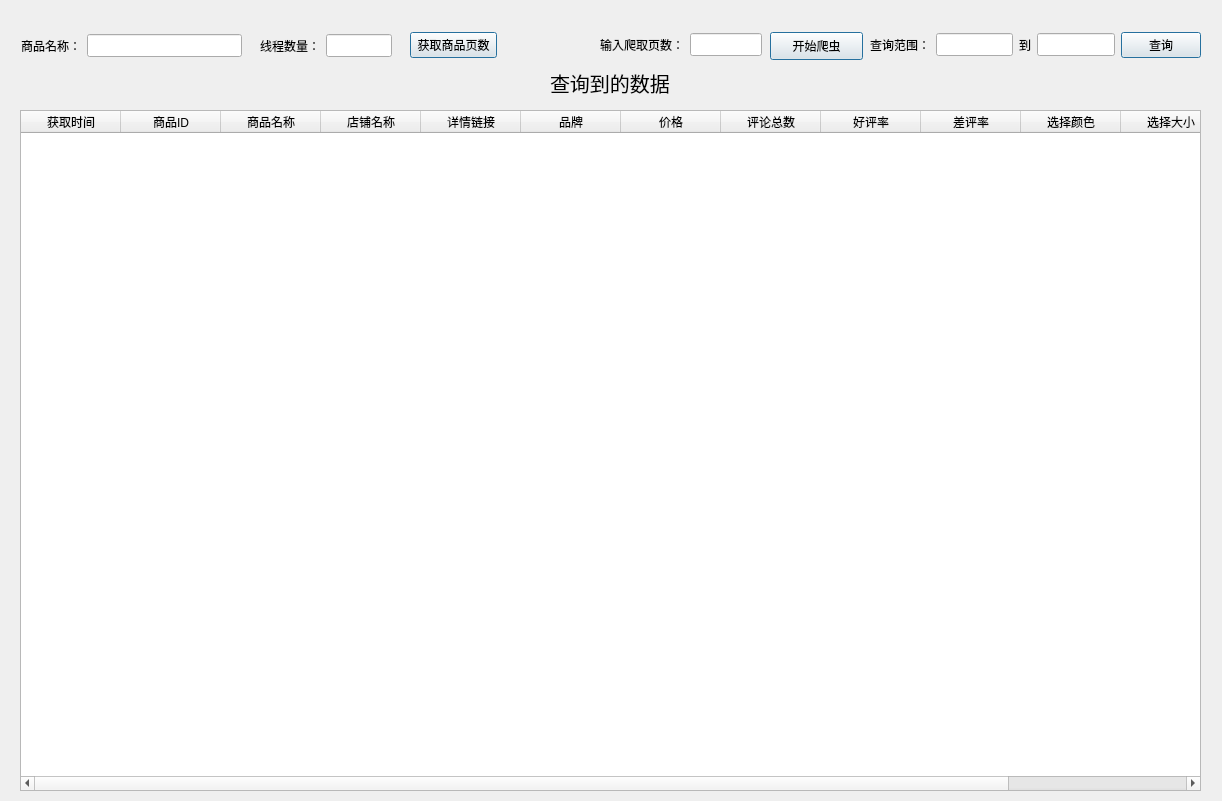
<?xml version="1.0" encoding="UTF-8"?>
<ui version="4.0">
 <class>Form</class>
 <widget class="QWidget" name="Form">
  <property name="geometry">
   <rect>
    <x>0</x>
    <y>0</y>
    <width>1222</width>
    <height>801</height>
   </rect>
  </property>
  <property name="windowTitle">
   <string>京东商品信息爬虫</string>
  </property>
  <widget class="QWidget" name="layoutWidget">
   <property name="geometry">
    <rect>
     <x>260</x>
     <y>31</y>
     <width>132</width>
     <height>30</height>
    </rect>
   </property>
   <layout class="QHBoxLayout" name="aboutthread">
    <item>
     <widget class="QLabel" name="threadnum">
      <property name="text">
       <string>线程数量：</string>
      </property>
     </widget>
    </item>
    <item>
     <widget class="QLineEdit" name="threadnumber">
      <property name="font">
       <font>
        <pointsize>10</pointsize>
       </font>
      </property>
     </widget>
    </item>
   </layout>
  </widget>
  <widget class="QPushButton" name="runspider">
   <property name="geometry">
    <rect>
     <x>770</x>
     <y>32</y>
     <width>93</width>
     <height>28</height>
    </rect>
   </property>
   <property name="text">
    <string>开始爬虫</string>
   </property>
   <property name="default">
    <bool>true</bool>
   </property>
  </widget>
  <widget class="QWidget" name="layoutWidget">
   <property name="geometry">
    <rect>
     <x>21</x>
     <y>31</y>
     <width>221</width>
     <height>30</height>
    </rect>
   </property>
   <layout class="QHBoxLayout" name="aboutshop">
    <item>
     <widget class="QLabel" name="shopname">
      <property name="text">
       <string>商品名称：</string>
      </property>
     </widget>
    </item>
    <item>
     <widget class="QLineEdit" name="inputshopname">
      <property name="font">
       <font>
        <pointsize>10</pointsize>
       </font>
      </property>
     </widget>
    </item>
   </layout>
  </widget>
  <widget class="QTableWidget" name="datatable">
   <property name="geometry">
    <rect>
     <x>20</x>
     <y>110</y>
     <width>1181</width>
     <height>681</height>
    </rect>
   </property>
   <column>
    <property name="text">
     <string>获取时间</string>
    </property>
   </column>
   <column>
    <property name="text">
     <string>商品ID</string>
    </property>
   </column>
   <column>
    <property name="text">
     <string>商品名称</string>
    </property>
   </column>
   <column>
    <property name="text">
     <string>店铺名称</string>
    </property>
   </column>
   <column>
    <property name="text">
     <string>详情链接</string>
    </property>
   </column>
   <column>
    <property name="text">
     <string>品牌</string>
    </property>
   </column>
   <column>
    <property name="text">
     <string>价格</string>
    </property>
   </column>
   <column>
    <property name="text">
     <string>评论总数</string>
    </property>
   </column>
   <column>
    <property name="text">
     <string>好评率</string>
    </property>
   </column>
   <column>
    <property name="text">
     <string>差评率</string>
    </property>
   </column>
   <column>
    <property name="text">
     <string>选择颜色</string>
    </property>
   </column>
   <column>
    <property name="text">
     <string>选择大小</string>
    </property>
   </column>
   <column>
    <property name="text">
     <string>效果图片</string>
    </property>
   </column>
  </widget>
  <widget class="QLabel" name="shopdata">
   <property name="geometry">
    <rect>
     <x>550</x>
     <y>70</y>
     <width>150</width>
     <height>25</height>
    </rect>
   </property>
   <property name="font">
    <font>
     <pointsize>15</pointsize>
    </font>
   </property>
   <property name="text">
    <string>查询到的数据</string>
   </property>
  </widget>
  <widget class="QWidget" name="layoutWidget_2">
   <property name="geometry">
    <rect>
     <x>410</x>
     <y>30</y>
     <width>180</width>
     <height>30</height>
    </rect>
   </property>
   <layout class="QHBoxLayout" name="aboutpage">
    <item>
     <widget class="QPushButton" name="pagebutton">
      <property name="text">
       <string>获取商品页数</string>
      </property>
      <property name="default">
       <bool>true</bool>
      </property>
     </widget>
    </item>
    <item>
     <widget class="QLabel" name="pagecount">
      <property name="font">
       <font>
        <pointsize>12</pointsize>
       </font>
      </property>
      <property name="text">
       <string/>
      </property>
     </widget>
    </item>
   </layout>
  </widget>
  <widget class="QWidget" name="layoutWidget_3">
   <property name="geometry">
    <rect>
     <x>600</x>
     <y>30</y>
     <width>162</width>
     <height>30</height>
    </rect>
   </property>
   <layout class="QHBoxLayout" name="aboutspiderpage">
    <item>
     <widget class="QLabel" name="spiderpage">
      <property name="text">
       <string>输入爬取页数：</string>
      </property>
     </widget>
    </item>
    <item>
     <widget class="QLineEdit" name="pagenumber">
      <property name="font">
       <font>
        <pointsize>10</pointsize>
       </font>
      </property>
     </widget>
    </item>
   </layout>
  </widget>
  <widget class="QWidget" name="layoutWidget_4">
   <property name="geometry">
    <rect>
     <x>870</x>
     <y>30</y>
     <width>331</width>
     <height>30</height>
    </rect>
   </property>
   <layout class="QHBoxLayout" name="queryscope">
    <item>
     <widget class="QLabel" name="scope">
      <property name="text">
       <string>查询范围：</string>
      </property>
     </widget>
    </item>
    <item>
     <widget class="QLineEdit" name="scope1">
      <property name="font">
       <font>
        <pointsize>10</pointsize>
       </font>
      </property>
     </widget>
    </item>
    <item>
     <widget class="QLabel" name="scope3">
      <property name="text">
       <string>到</string>
      </property>
     </widget>
    </item>
    <item>
     <widget class="QLineEdit" name="scope2">
      <property name="font">
       <font>
        <pointsize>10</pointsize>
       </font>
      </property>
     </widget>
    </item>
    <item>
     <widget class="QPushButton" name="finddatafromsql">
      <property name="text">
       <string>查询</string>
      </property>
      <property name="default">
       <bool>true</bool>
      </property>
     </widget>
    </item>
   </layout>
  </widget>
 </widget>
 <resources/>
 <connections/>
</ui>
